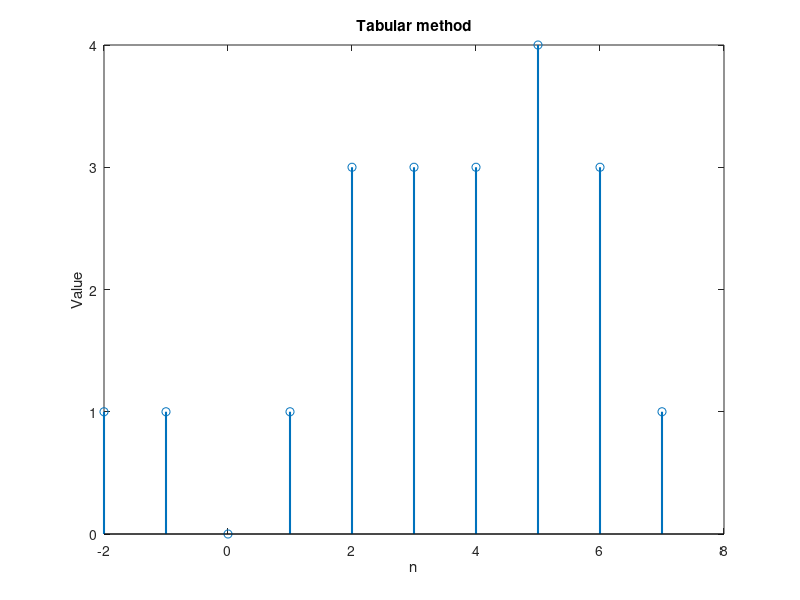

MATLAB code to generate this figure:
x=[1,0,-1,1,2,1];
n1=[-2,-1,0,1,2,3];
h=[1,1,1,1,1];
n2=[0,1,2,3,4];
nmin=min(min(n1),min(n2));
nx=length(x);
nh=length(h);
n=nmin:nx+nh+nmin-2;

y_tabular=zeros(1,length(n));
prod=x'.*h;
for i = 1:nx
    y_tabular(i:i+nh-1)=y_tabular(i:i+nh-1)+prod(i,:);
end

stem(n,y_tabular,'Linewidth',1.5)
xlabel('n')
ylabel('Value')
title('Tabular method')